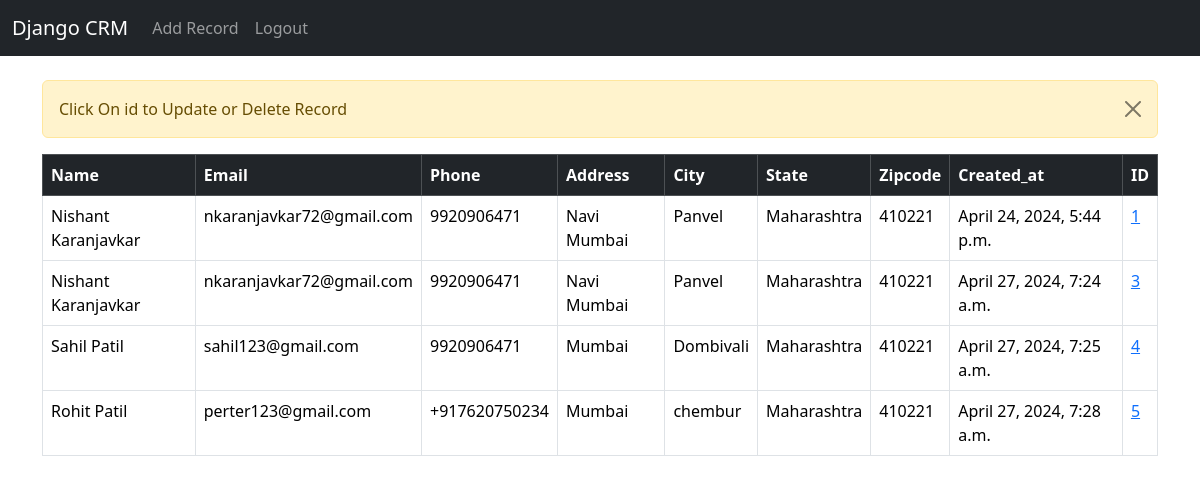
The app's page /home/ (signed in) with its own data.
### core/models.py (models this page shows, shortened)
class Record(models.Model):
    created_at = models.DateTimeField(auto_now_add=True)
    first_name = models.CharField(max_length=50)
    last_name = models.CharField(max_length=50)
    email = models.CharField(max_length=100)
    phone = models.CharField(max_length=15)
    address = models.CharField(max_length=100)
    city = models.CharField(max_length=50)
    state = models.CharField(max_length=50)
    zipcode = models.CharField(max_length=20)

### core/views.py (the view)
# urls.py: 2. Add a URL to urlpatterns:  path('', Home.as_view(), name='home')
def Home (request):
    messages.success(request,"Click On id to Update or Delete Record")
    records = Record.objects.all()
    if request.method =="POST":
        username = request.POST['username']
        password = request.POST['password']
        user = authenticate(username=username,password = password)
        if user is not None:
            login(request,user)
            messages.success(request,"You Haven LoggedIn Successfully")
            return redirect('home')
        else:
            messages.success(request,"Something Went Wrong...")
            return redirect('home')
    else:
        return render(request,'core/home.html' ,{'records':records})

### core/templates/core/home.html (shortened to what this page needs)
{% extends "core/base.html" %}
{% block content %}
        {% if user.is_authenticated %}
        <table class="table table-bordered">
          <thead class="table-dark">
            <tr>
              <th scope="col">Name</th>
              <th scope="col">Email</th>
              <th scope="col">Phone</th>
              <th scope="col">Address</th>
              <th scope="col">City</th>
              <th scope="col">State</th>
              <th scope="col">Zipcode</th>
              <th scope="col">Created_at</th>
              <th scope="col">ID</th>
            </tr>
          </thead>
          <tbody>
            {% if records %}
        {% for record in records %}
        <tr>
          <td> {{record.first_name}}
        {{record.last_name}}</td>
      <td>  {{record.email}}</td>
       <td> {{record.phone}}</td>
       <td> {{record.address}}</td>
       <td>  {{record.city}}</td>
        <td> {{record.state}}</td>
        <td>{{record.zipcode}}</td>
        <td> {{record.created_at}}</td>
        <td><a href="{% url 'record' record.id %}"> {{record.id}}</a></td>
          </tr>
        {% endfor %}
        {% endif %}
          </tbody>
        </table>
    {% endif %}
{% endblock content %}

### core/templates/core/base.html (shortened to what this page needs)
<!doctype html>
<html lang="en">
  <head>
    <link href="https://cdn.jsdelivr.net/npm/bootstrap@5.3.3/dist/css/bootstrap.min.css" rel="stylesheet">
  </head>
  <body>
    {% include "core/navbar.html" %}
    <div class="container">
      <br>
      {% if messages %}
      {% for message in messages %}
      <div class="alert alert-warning alert-dismissible fade show" role="alert">
        {{message}}
        <button type="button" class="btn-close" data-bs-dismiss="alert" aria-label="Close"></button>
      </div>
      {% endfor %}
      {% endif %}
    {% block content %}
    {% endblock content %}
    </div>
  </body>
</html>

### core/templates/core/navbar.html (shortened to what this page needs)
<nav class="navbar navbar-expand-lg navbar-dark bg-dark">
    <div class="container-fluid">
      <a class="navbar-brand" href=" {% url "home" %}">Django CRM</a>
      <div class="collapse navbar-collapse" id="navbarSupportedContent">
        <ul class="navbar-nav me-auto mb-2 mb-lg-0">
          {% if user.is_authenticated %}
          <li class="nav-item">
            <a class="nav-link" href="{% url 'add_record' %}">Add Record</a>
          </li>
          <li class="nav-item">
            <a class="nav-link" href="{% url 'logout' %}">Logout</a>
          </li>
          {% endif %}
        </ul>
      </div>
    </div>
  </nav>

### records on screen
Record: first_name "Nishant", last_name "Karanjavkar", email "nkaranjavkar72@gmail.com", phone "9920906471", address "Navi Mumbai", city "Panvel", state "Maharashtra", zipcode "410221", created_at "April 24, 2024, 5:44 p.m.", id "1"
Record: first_name "Nishant", last_name "Karanjavkar", email "nkaranjavkar72@gmail.com", phone "9920906471", address "Navi Mumbai", city "Panvel", state "Maharashtra", zipcode "410221", created_at "April 27, 2024, 7:24 a.m.", id "3"
Record: first_name "Sahil", last_name "Patil", email "sahil123@gmail.com", phone "9920906471", address "Mumbai", city "Dombivali", state "Maharashtra", zipcode "410221", created_at "April 27, 2024, 7:25 a.m.", id "4"
Record: first_name "Rohit", last_name "Patil", email "perter123@gmail.com", phone "+917620750234", address "Mumbai", city "chembur", state "Maharashtra", zipcode "410221", created_at "April 27, 2024, 7:28 a.m.", id "5"

### other values on screen
{{ message }} "Click On id to Update or Delete Record"
